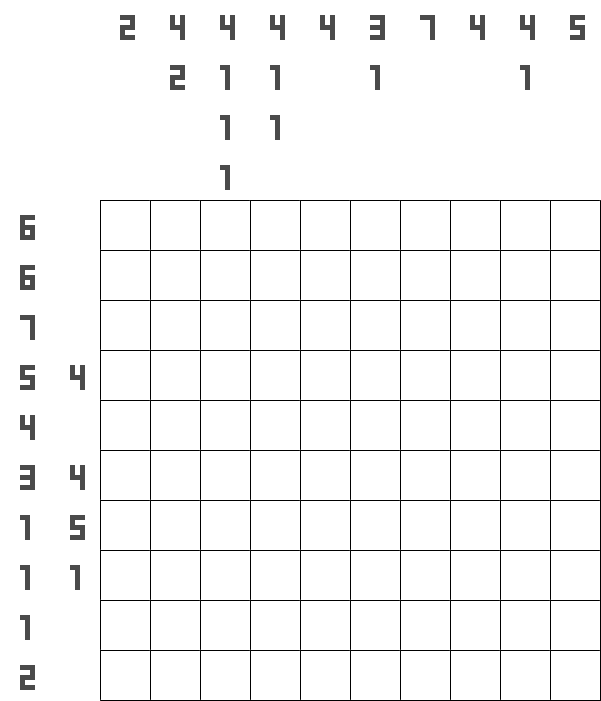
Frame 1 (no input)
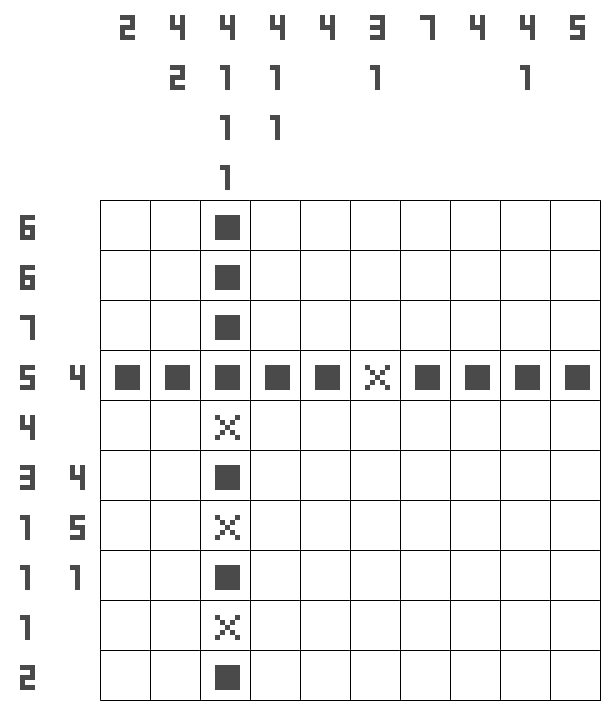
Frame 60 (the mouse pressed at the canvas centre just before this capture)
Frame 120 (the mouse held since frame 60 and released just before this capture): identical to frame 60, image omitted

The Processing sketch that drew these frames (run headless with seeded random() and noise(); from frame 60 on, the mouse is pressed at the canvas centre):

// Processing sketch: Picross
// ── Picross.pde
// Picross For Processing
// Written by 144a
//
// Written from code ripped directly from my minesweeper clone, Because I am way to lazy
// and that code worked pretty well, to be honest.
// Using this as a base to create a nanogram Solver (Hopefully. Maybe)

// Rushed to be made, so dont expect too much in the way of convinience

// Font data for drawing numbers
// Don't bother trying to change this unless you really want to
int[][][] numdata = {{{0,0,0,0,0},{0,0,0,0,0},{0,0,0,0,0},{0,0,0,0,0},{0,0,0,0,0}},{{0,1,1,0,0},{0,0,1,0,0},{0,0,1,0,0},{0,0,1,0,0},{0,0,1,0,0}},{{0,1,1,1,0},{0,0,0,1,0},{0,1,1,1,0},{0,1,0,0,0},{0,1,1,1,0}},{{0,1,1,1,0},{0,0,0,1,0},{0,1,1,1,0},{0,0,0,1,0},{0,1,1,1,0}},{{0,1,0,1,0},{0,1,0,1,0},{0,1,1,1,0},{0,0,0,1,0},{0,0,0,1,0}},{{0,1,1,1,0},{0,1,0,0,0},{0,1,1,1,0},{0,0,0,1,0},{0,1,1,1,0}},{{0,1,1,1,0},{0,1,0,0,0},{0,1,1,1,0},{0,1,0,1,0},{0,1,1,1,0}},{{0,1,1,1,0},{0,0,0,1,0},{0,0,0,1,0},{0,0,0,1,0},{0,0,0,1,0}},{{0,1,1,1,0},{0,1,0,1,0},{0,1,1,1,0},{0,1,0,1,0},{0,1,1,1,0}}, {{1,0,0,0,1},{0,1,0,1,0},{0,0,1,0,0},{0,1,0,1,0},{1,0,0,0,1}}, {{1,1,1,1,1},{1,1,1,1,1},{1,1,1,1,1},{1,1,1,1,1},{1,1,1,1,1}}};

// Holding data for the column and row data
// Temporary for testing purposes
int[][] cols = {{2}, {4,2}, {4,1,1,1}, {4,1,1}, {4}, {3,1}, {7}, {4}, {4, 1}, {5}};
int[][] rows = {{6}, {6}, {7}, {5,4}, {4}, {3,4}, {1,5}, {1,1}, {1}, {2}};

// Data structure for storing inputted data for puzzle solving
int[][] field = new int[cols.length][rows.length];

// I mean, gotta make everything scalable, right?
int scale = 5;

final int FIELD_WIDTH = 10;
final int FIELD_HIEGHT = 10;

// Global variable to keep rendering in check
int maxColLength = 0;
int maxRowLength = 0;

boolean refreshGrid = true;

void setup() {
  size(100, 100);
  background(255);
  
  
  // Calculate Max Row and Column length for displaying clues
  for(int i = 0; i < cols.length; i++) {
    if(cols[i].length > maxColLength) {
      maxColLength = cols[i].length;
    }
  }
  for(int i = 0; i < rows.length; i++) {
    if(rows[i].length > maxRowLength) {
      maxRowLength = rows[i].length;
    }
  }
  
  // Why this works, I have no idea
  surface.setSize(10 * scale * FIELD_WIDTH + 1 + 10 * scale * maxRowLength, 10 * scale * FIELD_HIEGHT + 1 + 10 * scale * maxColLength);
  stroke(0);
  
}

void draw() {
  background(255);
  // Draws grid every frame (will change later)
  drawGrid(10 * scale * maxRowLength, 10 * scale * maxColLength);
  drawClues();
  
  solveTrivialLines();
  
  // spriteDraw(numdata[3], 5, 5);
  
  // Mouse logic for selecting given tiles
  if (mousePressed && (mouseButton == RIGHT)) {
    // Select tile as solid square (if possible)
    println(mouseX / (10 * scale) + " " + mouseY / (10 * scale));
    // spriteDraw(numdata[3], mouseX / (10 * scale), mouseY / (10 * scale));
    
    // Check to make sure check location and ensure we are not going out of bounds
    if((mouseX / (10 * scale) >= maxRowLength && (mouseX / (10 * scale) < maxRowLength + FIELD_WIDTH)) && (mouseY / (10 * scale) >= maxColLength) && (mouseY / (10 * scale) < maxColLength + FIELD_HIEGHT)) {  
      field[mouseX / (10 * scale) - maxRowLength][mouseY / (10 * scale) - maxColLength] = 9;
    }
    
    
  } else if (mousePressed && (mouseButton == LEFT)) {
    // Select tile as cross (if possible)
    println(mouseX / (10 * scale) + " " + mouseY / (10 * scale));
    // spriteDraw(numdata[2], mouseX / (10 * scale), mouseY / (10 * scale));
    
    // Check to make sure check location and ensure we are not going out of bounds
    if((mouseX / (10 * scale) >= maxRowLength && (mouseX / (10 * scale) < maxRowLength + FIELD_WIDTH)) && (mouseY / (10 * scale) >= maxColLength) && (mouseY / (10 * scale) < maxColLength + FIELD_HIEGHT)) {
      field[mouseX / (10 * scale) - maxRowLength][mouseY / (10 * scale) - maxColLength] = 10;
    }
  } 
}

void solvePuzzle(boolean[] settings) {
  if(settings[0]){
    solveTrivialLines();
  }
  
  if(settings[1]){
    
  }
  
}

// Done
void solveTrivialLines() {
  println("Solving lines");
  int sum;
  int tempsum;
  
  // Check the row clues
  for(int i = 0; i < rows.length; i++) {
    sum = 0;
    for(int j = 0; j < rows[i].length; j++) {
      sum += rows[i][j];
    }
    if(sum == FIELD_WIDTH - (rows[i].length - 1)) {
      tempsum = 0;
      for(int l = 0; l < rows[i].length; l++) {
        for(int k = 0; k < rows[i][l]; k++) {
          field[tempsum][i] = 10;
          tempsum++;   
        }
        // Add a space between each group
        if(tempsum < FIELD_WIDTH) {
          field[tempsum][i] = 9;
        }
        tempsum++;
      }
    }
  }
  
  // Check the column clues
  for(int i = 0; i < cols.length; i++) {
    sum = 0;
    for(int j = 0; j < cols[i].length; j++) {
      sum += cols[i][j];
    }
    if(sum == FIELD_HIEGHT - (cols[i].length - 1)) {
      tempsum = 0;
      for(int l = 0; l < cols[i].length; l++) {
        for(int k = 0; k < cols[i][l]; k++) {
          field[i][tempsum] = 10;
          tempsum++;
        }
        // Add a space between each group
        if(tempsum < FIELD_HIEGHT) {
          field[i][tempsum] = 9;
        }
        tempsum++;
      }
      
    }
  }
}

// Solve edges



// Draws out clues on both rows and columns
// Currently draws from left to right and up to down, rather than the other way around
void drawClues() {
  for(int i = 0; i < cols.length; i++) {
    for(int j = 0; j < cols[i].length; j++) {
      spriteDraw(numdata[cols[i][j]], i + maxRowLength, j);
    }
    
  }
  
  for(int i = 0; i < rows.length; i++) {
    for(int j = 0; j < rows[i].length; j++) {
      spriteDraw(numdata[rows[i][j]], j, i + maxColLength);
    }
  }
}

// Function to generate Puzzle from Initial data
// Should just populate the already existing 2d Arrays for Column and Row Data
void genPuzzle(int[][] puzarr) {
  
}

void drawGrid(int shiftX, int shiftY) { 
  for(int x = 0; x < FIELD_WIDTH; x++) {
    for(int y = 0; y < FIELD_HIEGHT; y++) {
      line(x * 10 * scale + shiftX, y * 10 * scale + shiftY, (x + 1) * 10 * scale - 1 + shiftX, y * 10 * scale + shiftY);
      line(x * 10 * scale + shiftX, y * 10 * scale + shiftY, x * 10 * scale + shiftX, (y + 1) * 10 * scale - 1 + shiftY);
      
      // Update Grid with current input data
      spriteDraw(numdata[field[x][y]], x + maxRowLength, y + maxColLength);
    }
  }
  // When loops just can't finish the job
  line(FIELD_WIDTH * 10 * scale + shiftX, shiftY, FIELD_WIDTH * 10 * scale + shiftX, FIELD_HIEGHT * 10 * scale + shiftY);
  line(shiftX, FIELD_HIEGHT * 10 * scale + shiftY, FIELD_WIDTH * 10 * scale + shiftX, FIELD_HIEGHT * 10 * scale + shiftY);  
}

// Draws a 5x5 array at the given cursor position and scale
void spriteDraw(int[][] arr, int ix, int iy) {
  for(int i = 0; i < 5; i++) {
    for(int j = 0; j < 5; j++) {
      if(arr[j][i] != 0) {
        // point(cursorXpos * 10 * scale + i + 3, cursorYpos * 10 * scale + j + 3);
        for(int x = 0; x < scale; x++) {
          for(int y = 0; y < scale; y++) {
            point(ix * 10 * scale + i * scale + x + 3 * scale, iy * 10 * scale + j * scale + y + 3 * scale);
          }
        }
      }
    }
  }
}
